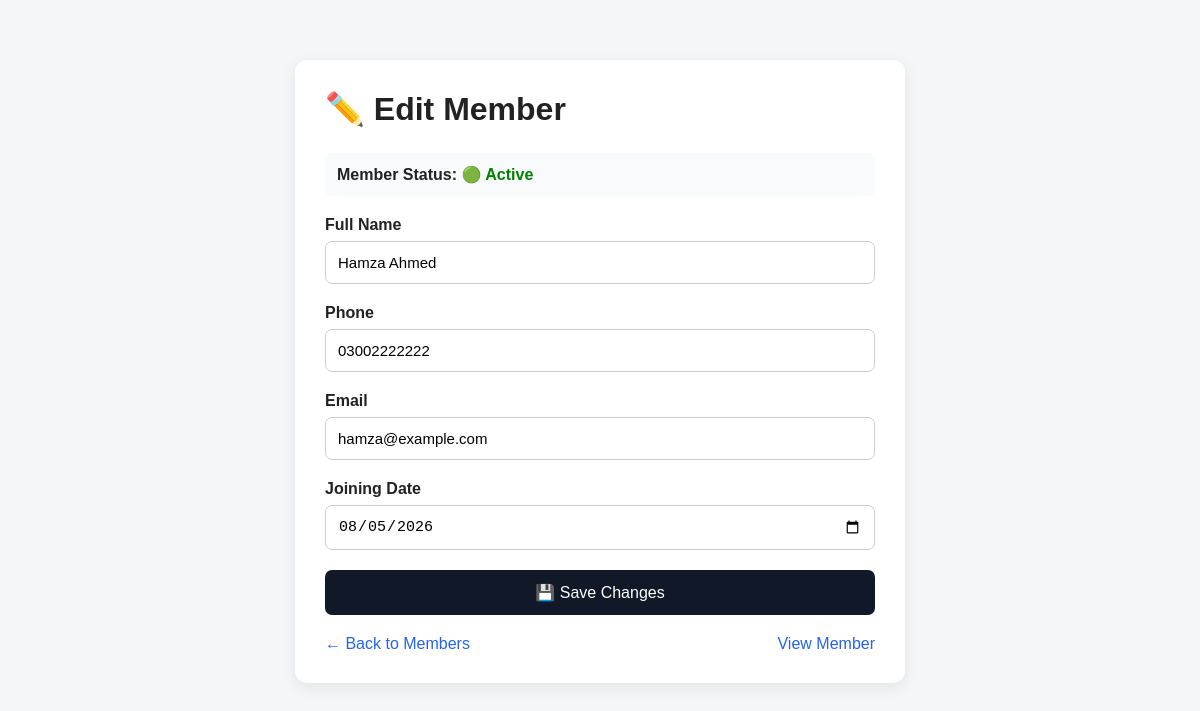
/edit_member.php?id=2 (signed in), run on the app's committed database.
### tables this page shows
CREATE TABLE `members` (
  `member_id` int NOT NULL AUTO_INCREMENT,
  `gym_id` int NOT NULL,
  `name` varchar(100) NOT NULL,
  `phone` varchar(20) DEFAULT NULL,
  `email` varchar(150) DEFAULT NULL,
  `joining_date` date NOT NULL,
  `status` enum('active','inactive') DEFAULT 'active',
  PRIMARY KEY (`member_id`),
  KEY `fk_members_gym` (`gym_id`),
  CONSTRAINT `fk_members_gym` FOREIGN KEY (`gym_id`) REFERENCES `gyms` (`gym_id`)
);

### edit_member.php (the view, shortened to what this page needs)
<?php
require_once "backend/db.php";
$member_id = (int) $_GET["id"];
$owner_id = $_SESSION["owner_id"];
$sql = "SELECT
            m.member_id,
            m.name,
            m.phone,
            m.email,
            m.joining_date,
            m.status
        FROM members m
        INNER JOIN gyms g
            ON m.gym_id = g.gym_id
        WHERE m.member_id = ?
        AND g.owner_id = ?";
$stmt = $conn->prepare($sql);
$stmt->bind_param(
    "ii",
    $member_id,
    $owner_id
);
$stmt->execute();
$result = $stmt->get_result();
$member = $result->fetch_assoc();
?>
<!DOCTYPE html>
<html lang="en">
<head>
    <link rel = "stylesheet" href = "css/edit_member.css">
</head>
<body>
<div class="container">
    <div class="card">
        <h1>
            ✏️ Edit Member
        </h1>
        <div class="status">
            <strong>
                Member Status:
            </strong>
            <?php if (
                $member["status"] === "active"
            ): ?>
                <span class="active">
                    🟢 Active
                </span>
            <?php else: ?>
                <span class="inactive">
                    🔴 Inactive
                </span>
            <?php endif; ?>
        </div>
        <form
            action="backend/update_member.php"
            method="POST"
        >
            <div class="form-group">
                <label for="name">
                    Full Name
                </label>
                <input
                    type="text"
                    id="name"
                    name="name"
                    value="<?php
                        echo htmlspecialchars(
                            $member["name"]
                        );
                    ?>"
                    required
                >
            </div>
            <div class="form-group">
                <label for="phone">
                    Phone
                </label>
                <input
                    type="text"
                    id="phone"
                    name="phone"
                    value="<?php
                        echo htmlspecialchars(
                            $member["phone"] ?? ""
                        );
                    ?>"
                >
            </div>
            <div class="form-group">
                <label for="email">
                    Email
                </label>
                <input
                    type="email"
                    id="email"
                    name="email"
                    value="<?php
                        echo htmlspecialchars(
                            $member["email"] ?? ""
                        );
                    ?>"
                >
            </div>
            <div class="form-group">
                <label for="joining_date">
                    Joining Date
                </label>
                <input
                    type="date"
                    id="joining_date"
                    name="joining_date"
                    value="<?php
                        echo htmlspecialchars(
                            $member["joining_date"]
                        );
                    ?>"
                    required
                >
            </div>
            <button type="submit">
                💾 Save Changes
            </button>
        </form>
        <div class="links">
            <a href="members.php">
                ← Back to Members
            </a>
            <a href="member_details.php?id=<?php
                echo $member["member_id"];
            ?>">
                View Member
            </a>
        </div>
    </div>
</div>
</body>
</html>

### css/edit_member.css (style rules this page uses)
* { box-sizing: border-box; }
body { margin: 0; font-family: Arial, sans-serif; background: #f4f6f8; color: #222; }
.container { max-width: 650px; margin: 40px auto; padding: 20px; }
.card { background: white; padding: 30px; border-radius: 12px; box-shadow: 0 4px 15px rgba(0, 0, 0, 0.08); }
h1 { margin-top: 0; margin-bottom: 25px; }
.form-group { margin-bottom: 20px; }
label { display: block; margin-bottom: 7px; font-weight: bold; }
input { width: 100%; padding: 12px; border: 1px solid #ccc; border-radius: 7px; font-size: 15px; }
.status { padding: 12px; background: #f8fafc; border-radius: 7px; margin-bottom: 20px; }
.active { color: green; font-weight: bold; }
button { width: 100%; padding: 13px; border: none; border-radius: 7px; background: #111827; color: white; font-size: 16px; cursor: pointer; }
.links { margin-top: 20px; display: flex; justify-content: space-between; }
.links a { text-decoration: none; color: #2563eb; }

### data on the page
members: name "Hamza Ahmed", phone "03002222222", email "hamza@example.com", joining_date "08/05/2026"
